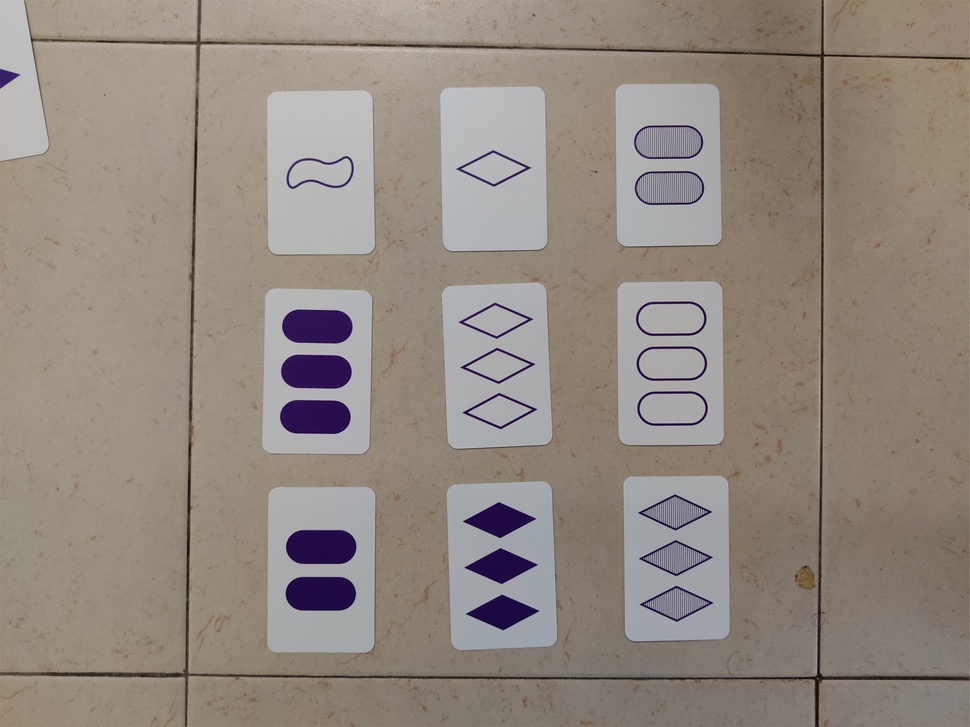
#> input picture Task2/cards/9B6hJ.jpg, 970 x 727 px, shrunk from 2127 x 1595 before the run
$ jupyter execute Task-2.ipynb
#> lines starting #> are read from the running program, lines starting #| are printed output that depends on the picture; after the words box and inside, x2 and y2 are one past the last pixel; in counts of white or black regions, pixels touching at a corner belong together
[cell 1]
import numpy as np
import cv2 as cv
import os
import matplotlib.pyplot as plt

os.getcwd()

[cell 2]
def make_fig(images, titles, plots, size):
    fig = plt.figure(figsize=size)
    for i in range(len(images)):
        fig.add_subplot(plots[0], plots[1], i+1)
        image = images[i]
        plt.imshow(image[:,:,::-1]) # converting from bgr to rgb
        plt.title(titles[i])
    plt.show()

def make_fig_gray(images, titles, plots, size):
    fig = plt.figure(figsize=size)
    for i in range(len(images)):
        fig.add_subplot(plots[0], plots[1], i+1)
        plt.imshow(images[i], cmap='gray')
        plt.title(titles[i])
    plt.show()

def display_image(image, title='original', colored=None):
    plt.figure(figsize=(10, 10))
    if colored:
        plt.imshow(image[:,:,::-1]) # converting from bgr to rgb
    else:
        plt.imshow(image, cmap='gray')
    plt.axis("off")
    plt.title(title)
    plt.show()

def display2Images(img1, img2):
    fig= plt.figure(figsize=(10,20))
    fig.add_subplot(1, 2, 1)
    plt.imshow(img1, cmap='gray')
    plt.axis('off')
    plt.title("First")

    fig.add_subplot(1, 2, 2)
    plt.imshow(img2, cmap='gray')
    plt.axis('off')
    plt.title("Second")
    plt.show()

[cell 3]
img = cv.imread('cards/9B6hJ.jpg')
#> img is the input picture: shape (727, 970, 3); mean B, G, R 128, 137.1, 146.6
img_copy = img.copy()
#display_image(img_copy)

gray = cv.cvtColor(img, cv.COLOR_BGR2GRAY)
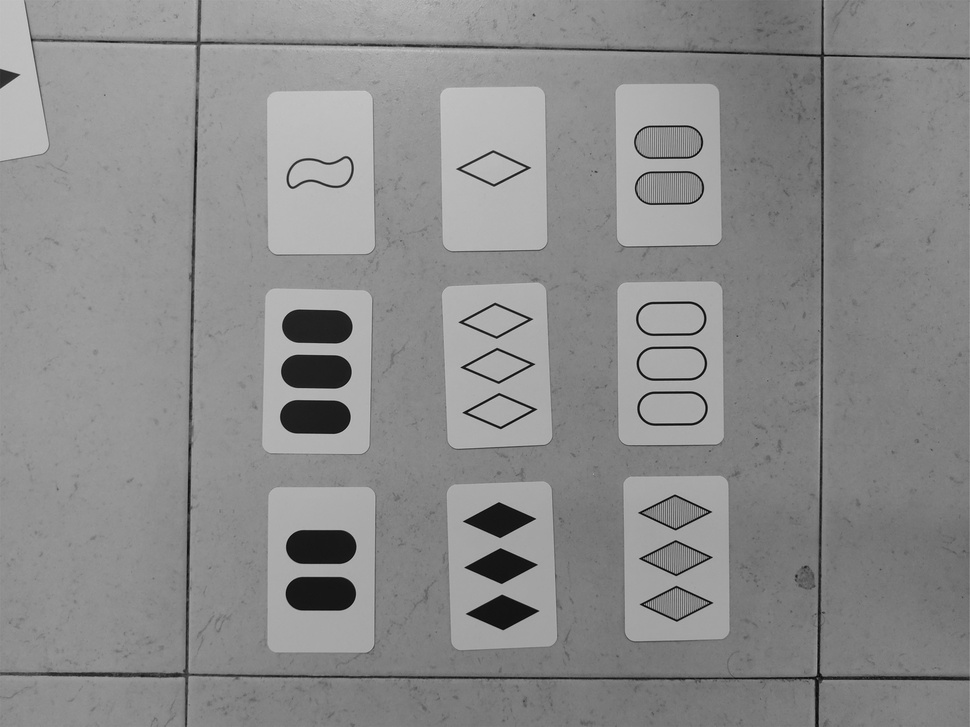
#> gray: shape (727, 970); min 3, max 204, mean 139
#display_image(gray,"gray")
gaussian = cv.GaussianBlur(gray, (9, 9), 0)
#display_image(gaussian,"gaussian_blur_stronger")

median = cv.medianBlur(gaussian, 9)
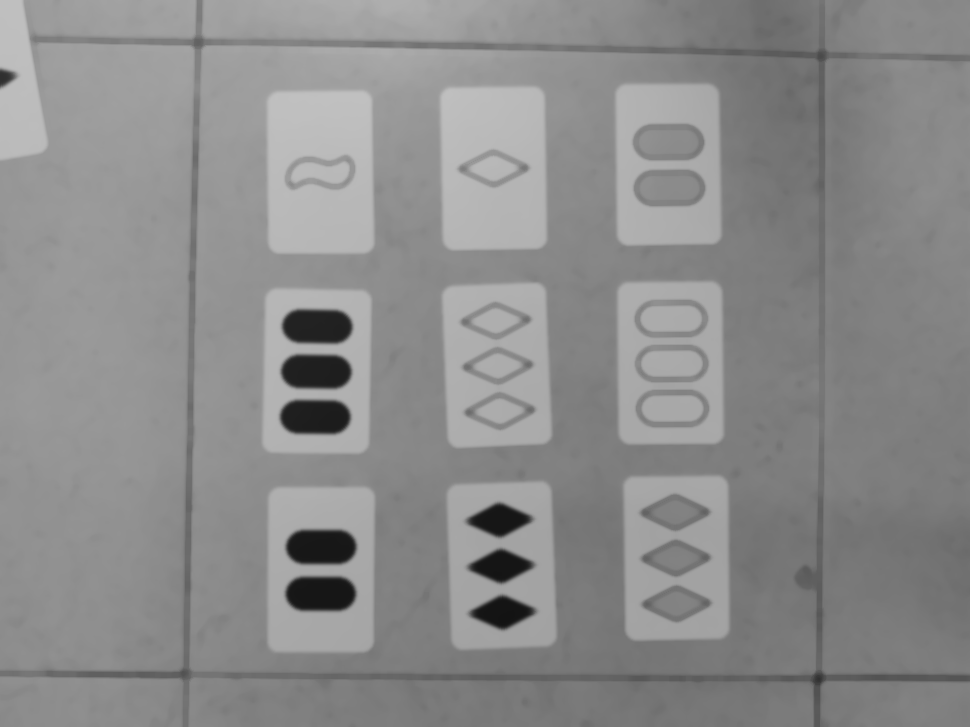
#> median: shape (727, 970); min 19, max 192, mean 139.6
#display_image(median,"median+ gauusian")

canny = cv.Canny(median,50,130)
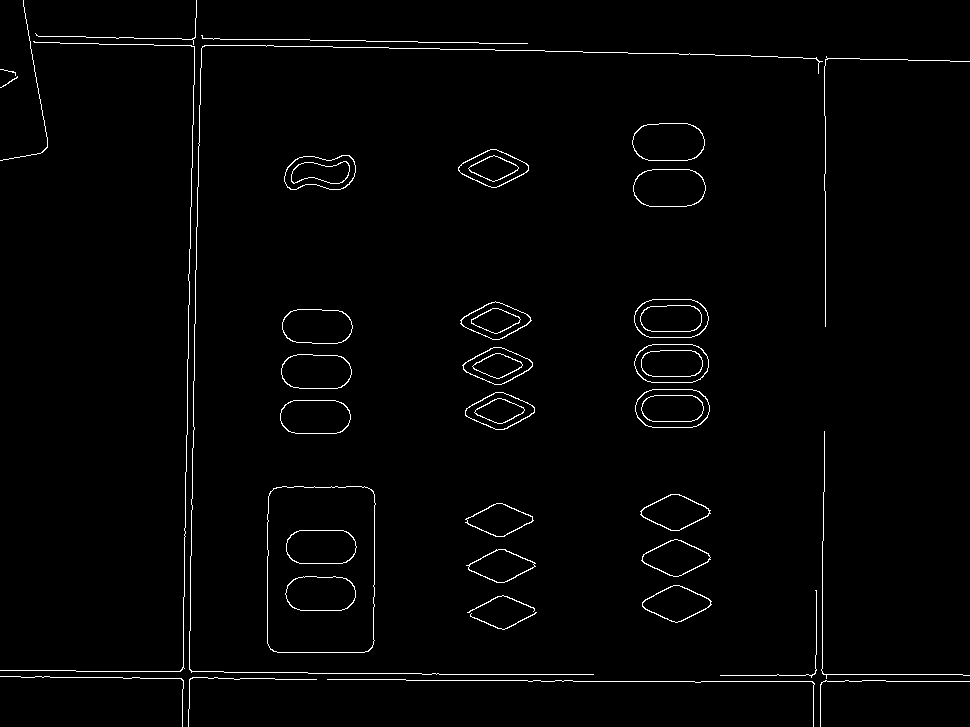
#> canny: shape (727, 970); 1.6% white in thin lines or dots
display_image(canny,"canny")

kernel = np.ones((3, 3), np.uint8)
#dilated = cv.dilate(canny, kernel, iterations=1)
#display_image(dilated ,"dilated")

[cell 4]
contours, hierarchy = cv.findContours(canny , cv.RETR_EXTERNAL, cv.CHAIN_APPROX_NONE)
#> contours = 35 contours, 14 with area under 20; largest, box (x1, y1, x2, y2) and area: (267, 486, 376, 653) 17509, (635, 389, 710, 428) 2470, (634, 344, 709, 383) 2468, (634, 299, 709, 338) 2468, (633, 169, 706, 207) 2338

filtered_contours = []

min_area = 10000
for contour in contours:
    area = cv.contourArea(contour)
    if area > min_area:
        filtered_contours.append(contour)
#> this loop made 35 passes
#> area on passes 5, 6, 8, 9, 10, 11, 12, 13, 15, 16, 17, 18: 26.5, 27.5, 1572.5, 1339, 1568.5, 1331, 1571, 17509, 2067.5, 1646.5, 2469.5, 2082.5
#> after the loop, filtered_contours = 1 contour; box (x1, y1, x2, y2) and area: (267, 486, 376, 653) 17509


cv.drawContours(img_copy, filtered_contours, -1, (255, 0, 0), 3)
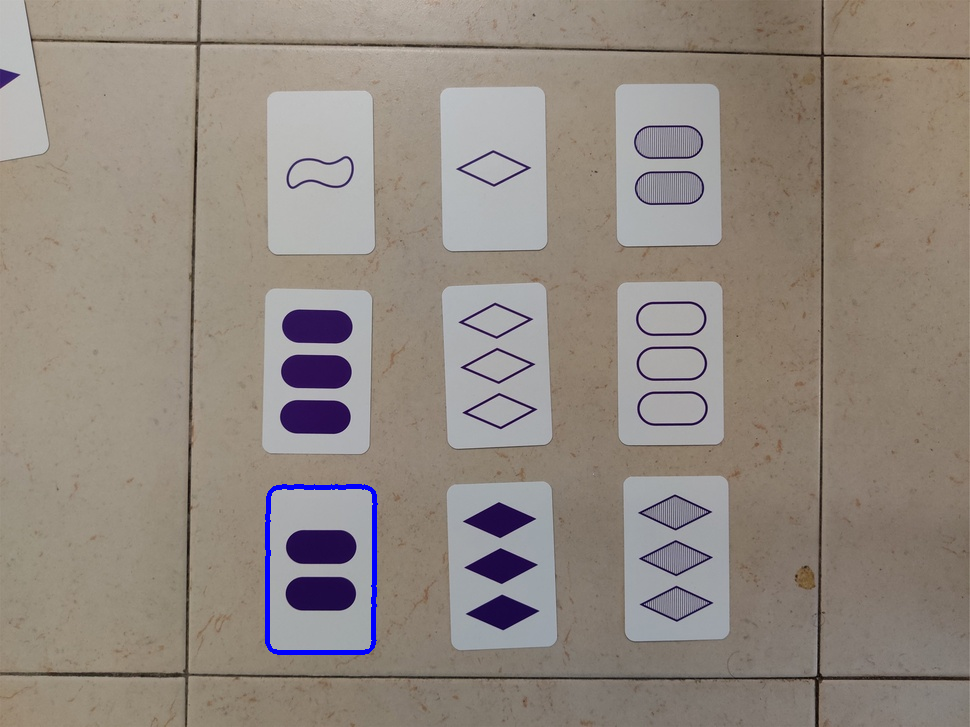
#> img_copy: shape (727, 970, 3); 0.37% of pixels changed, all inside (x1, y1, x2, y2) = (265, 484, 378, 655)
print(f"Number of contours {len(filtered_contours)}")
#| Number of contours 1
print(contours[0])
#> (printed output is left out)
display_image(img_copy, "Filtered Contours")

[cell 5]
for contour in filtered_contours:
    mask = np.zeros(img.shape[:2], np.uint8)
    cv.drawContours(mask, [contour],-1, 255, -1)
    #masked = cv.bitwise_and(img, img, mask=mask)
    display_image(mask, "Mask Card")
#> this loop made 1 pass
#> pass 1, in display_image (call 3), `plt.show()`:
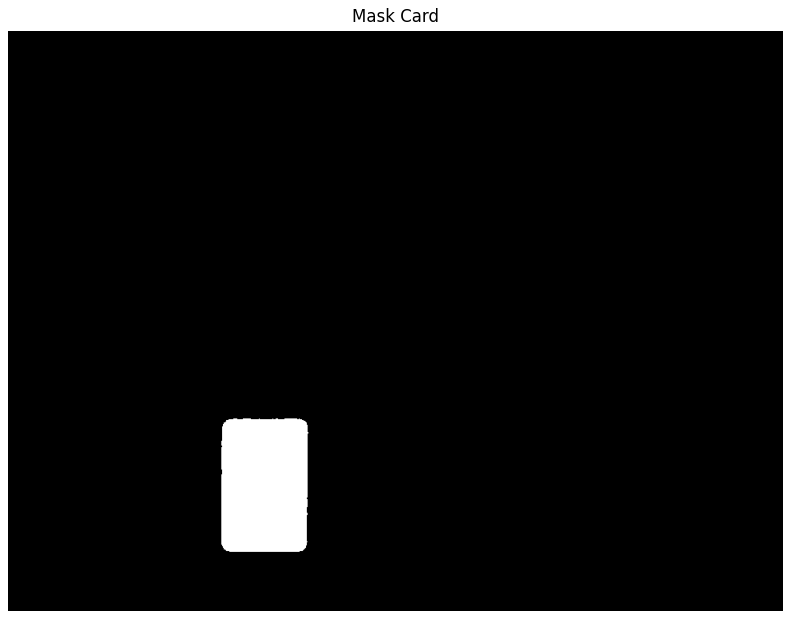
#> figure drawn by matplotlib, 1 panel
#> after the loop:
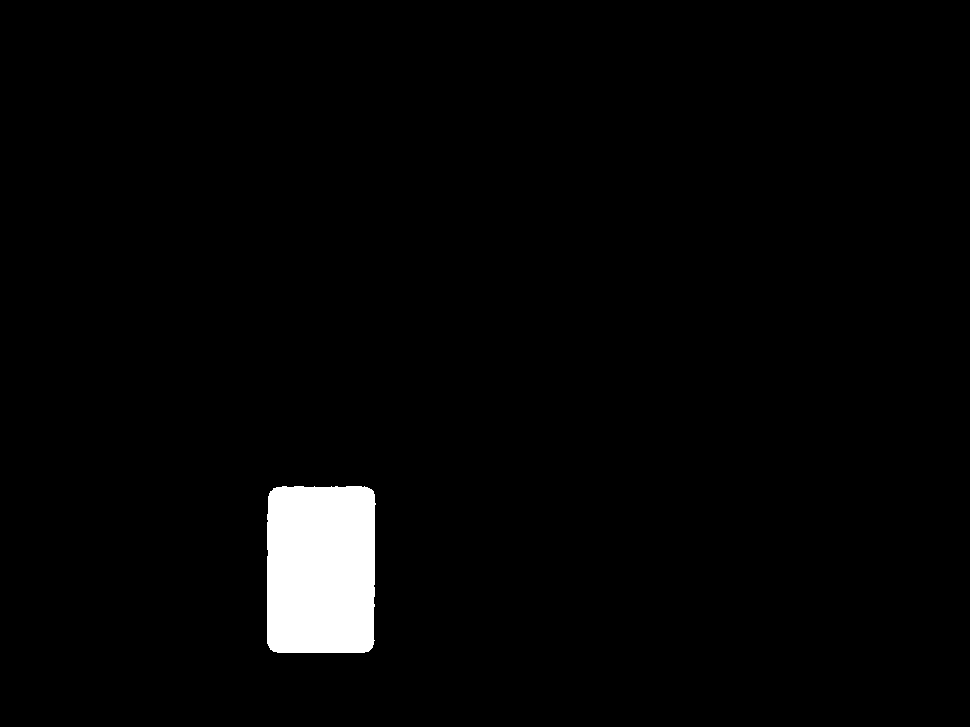
#> mask: shape (727, 970); 2.5% white; 1 white region, box (x1, y1, x2, y2) and area: (267, 486, 376, 653) 17770

$ run again, with Task2/cards/Ttpvb.jpg copied over Task2/cards/9B6hJ.jpg
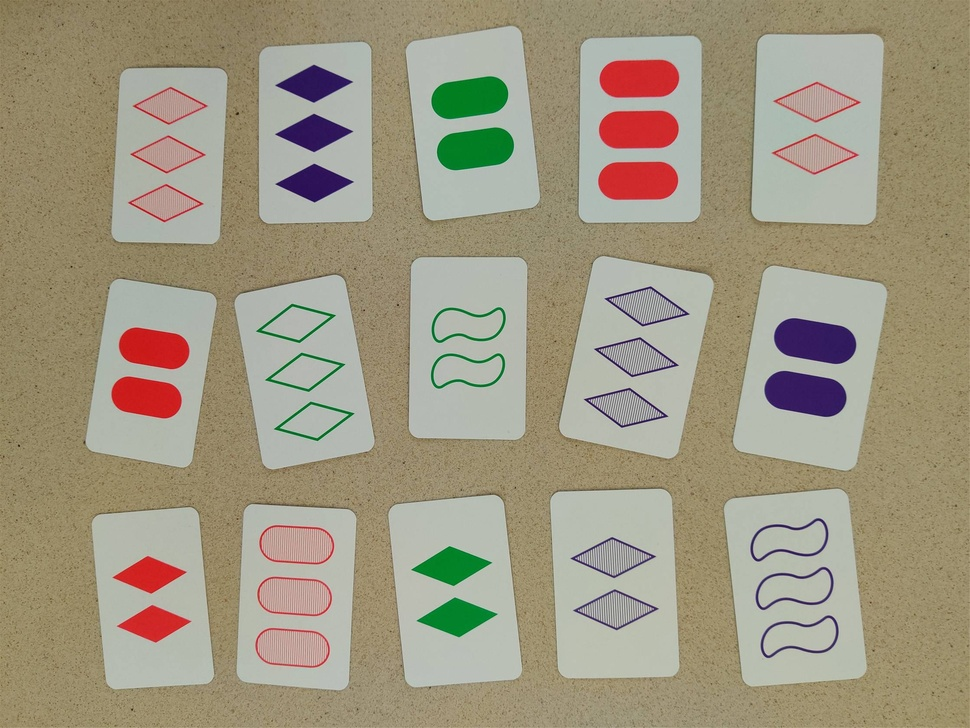
#> input picture Task2/cards/Ttpvb.jpg, 970 x 728 px, shrunk from 2237 x 1678 before the run
#> img is the input picture: shape (728, 970, 3); mean B, G, R 129.3, 151.1, 159.3
#> `canny = cv.Canny(median,50,130)`:
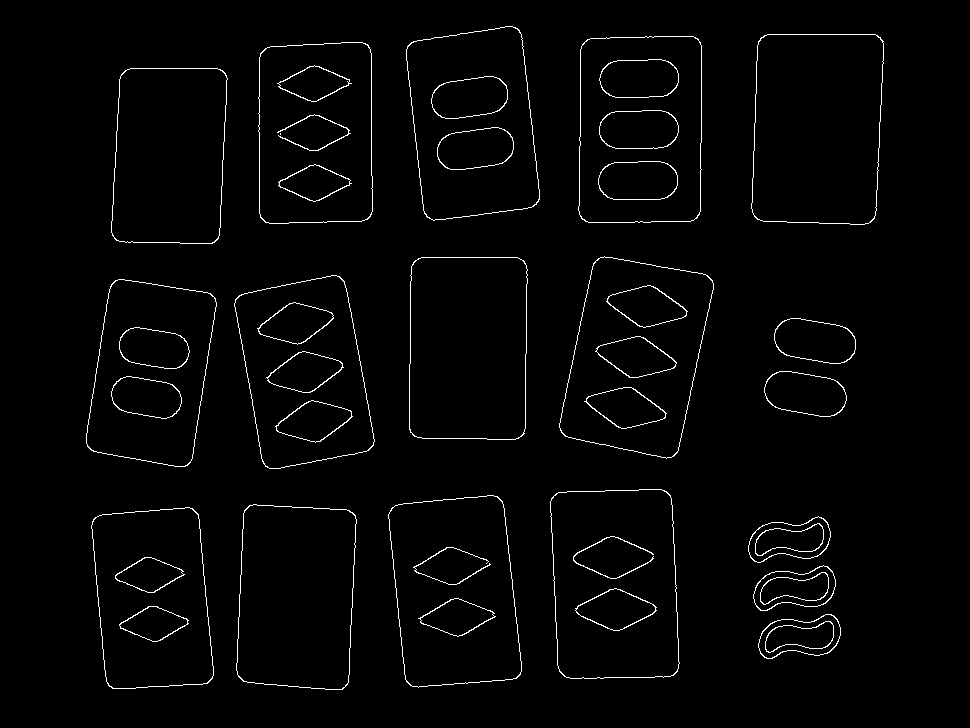
#> canny: shape (728, 970); 2% white in thin lines or dots, all inside (x1, y1, x2, y2) = (86, 26, 884, 690)
#> contours = 18 contours; largest, box (x1, y1, x2, y2) and area: (751, 34, 884, 225) 23428, (559, 256, 714, 459) 22564, (550, 489, 680, 679) 22536, (578, 36, 702, 223) 22236, (388, 495, 522, 688) 21302
#> the loop `for contour in contours:` made 18 passes
#> area on passes 1 to 8: 2580.5, 2579.5, 2599, 18803.5, 20025.5, 21302.5, 22536, 2830
#> after the loop `for contour in contours:`: filtered_contours = 13 contours; largest, box (x1, y1, x2, y2) and area: (751, 34, 884, 225) 23428, (559, 256, 714, 459) 22564, (550, 489, 680, 679) 22536, (578, 36, 702, 223) 22236, (388, 495, 522, 688) 21302
#> img_copy: shape (728, 970, 3); 5.18% of pixels changed, all inside (x1, y1, x2, y2) = (84, 24, 886, 692)
#| Number of contours 13
#> (printed output is left out)
#> the loop `for contour in filtered_contours:` made 13 passes
#> after the loop `for contour in filtered_contours:`:
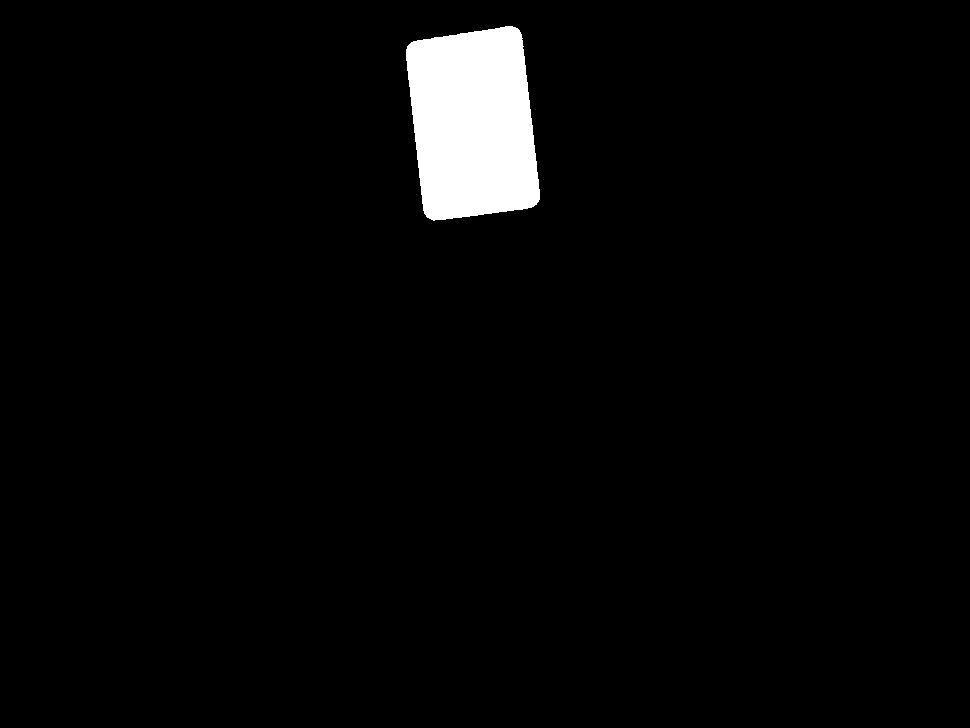
#> mask: shape (728, 970); 3% white; 1 white region, box (x1, y1, x2, y2) and area: (406, 26, 540, 221) 21370
